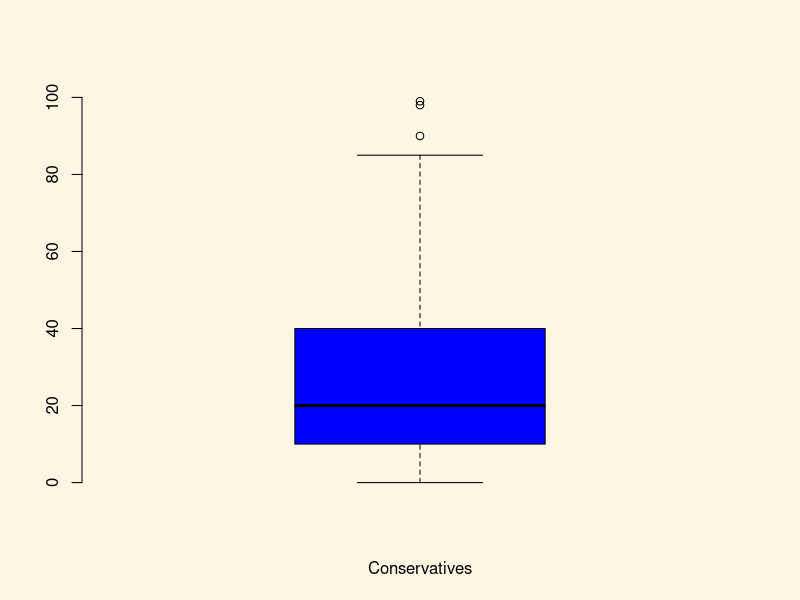
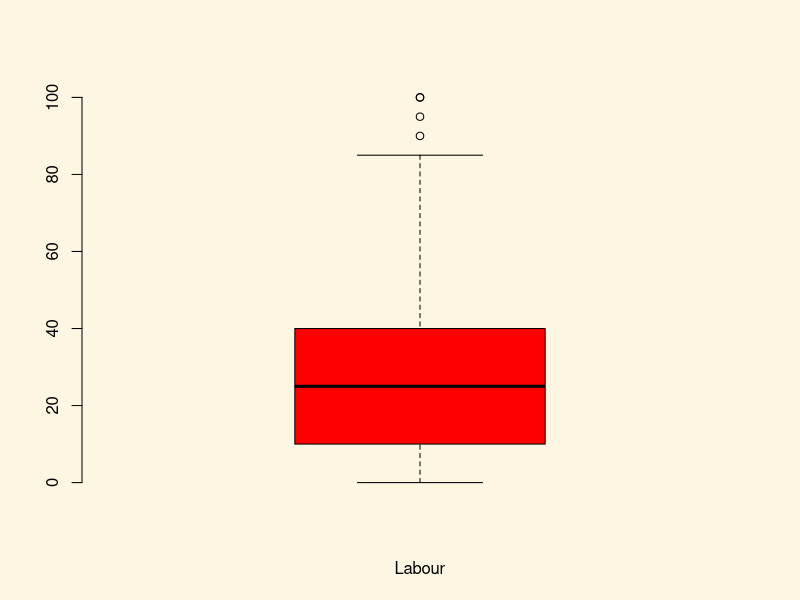
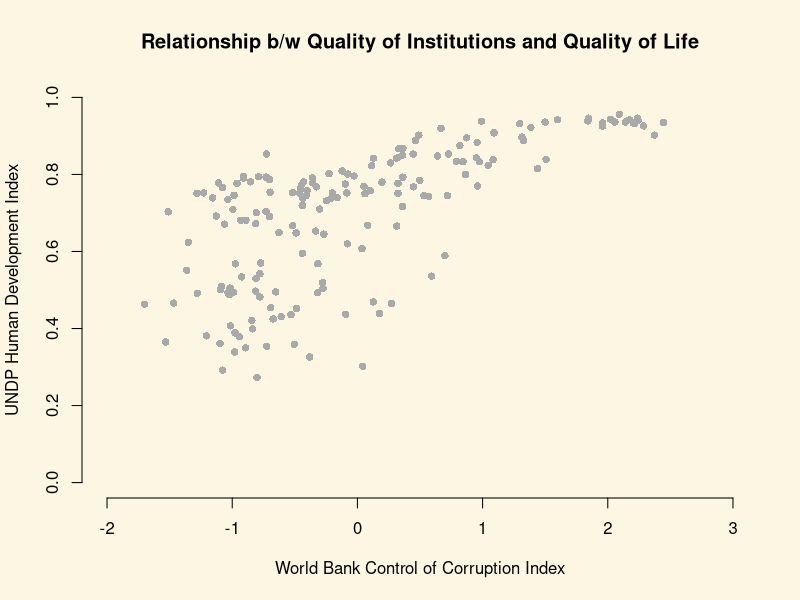

Recreate these plots in R, in order.
## ---- chunk 1
par(bg = '#fdf6e3')
## ---- chunk 2
rm( list = ls() )
## ---- chunk 3
dat1 <- read.csv("non_western_immigrants.csv", stringsAsFactors = FALSE)
dim (dat1)
## ---- chunk 4
dat1$conservatives <- ifelse(dat1$party_self == 1, yes = 1, no = 0)
dat1$labour <- ifelse(dat1$party_self == 2, yes = 1, no = 0)
## ---- chunk 5
boxplot(
  dat1$IMMBRIT[dat1$conservatives==1],
  frame.plot = FALSE,
  xlab = "Conservatives",
  ylim = c(0, 100),
  col = "blue"
)
## ---- chunk 6
boxplot(
  dat1$IMMBRIT[dat1$labour==1],
  frame.plot = FALSE,
  xlab = "Labour",
  ylim = c(0, 100),
  col = "red"
)
## ---- chunk 7
dat2 <- read.csv("QoG2012.csv", stringsAsFactors = FALSE)
## ---- chunk 8
summary(dat2$wdi_gdpc)
## ---- chunk 9
which(dat2$former_col == 1)
## ---- chunk 10
mean( dat2$wdi_gdpc[dat2$former_col == 1], na.rm = TRUE)
## ---- chunk 11
mean( dat2$wdi_gdpc[dat2$former_col == 0], na.rm = TRUE)
## ---- chunk 12
t.test(dat2$wdi_gdpc[dat2$former_col == 1], dat2$wdi_gdpc[dat2$former_col == 0],
       mu = 0, alt = "two.sided", conf = 0.95)
## ---- chunk 13
cor(y = dat2$undp_hdi, x = dat2$wbgi_cce, use = "complete.obs")
## ---- chunk 14
plot(
  x = dat2$wbgi_cce,
  y = dat2$undp_hdi,
  xlim = c(-2, 3),
  ylim = c(0, 1),
  frame = FALSE,
  xlab = "World Bank Control of Corruption Index",
  ylab = "UNDP Human Development Index",
  main = "Relationship b/w Quality of Institutions and Quality of Life",
  pch = 16,
  col = "darkgray"
)
